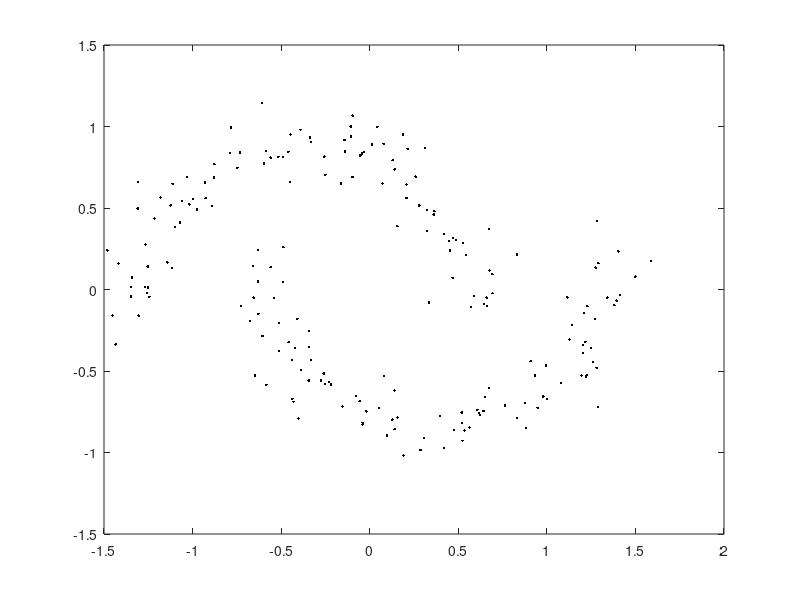

Write MATLAB code to recreate this figure. (Note: this script raises an error after producing the figure.)
clc, clear
X = load('data_moon.csv');
plot(X(:,1), X(:,2), 'k.');
%% 数据初始化
[n,~] = size(X); % 获取样本数n
W0 = zeros(n,n); % 全连接邻接矩阵
W = zeros(n,n);  % 经过k近邻提取后的邻接矩阵
D = zeros(n,n);  % 度矩阵,邻接矩阵每行的和被赋值到主对角线
Knear = 10;      % 前k个近邻
k_eigvec = 2;    % 前k小特征值对应特征向量
sigma = 0.8;     % 高斯核中的标准差
classCnt = 2;    % 聚类的个数
%% 1.图构造
% 1.1 构造一个全连接的邻接矩阵W0,使用高斯核作为距离度量,点对距离越近值越大
for i = 1:n
    for j = 1:n
        if i ~= j
            W0(i,j) = exp( -(norm(X(i,:) - X(j,:))^2)/(2*sigma.^2) ); % 第i个样本和第j个样本的距离
        end
    end
end
% 1.2 构造邻接矩阵W，使用k近邻对以上全连接邻接矩阵W0的每行进行降序排序，提取前k个值作为边(i,j)的权值(亲和度)
for i = 1:n
    [~,maxKIndex] = sort(W0(i,:),'descend');  % 将第i个点到其余n-1个点的高斯距离降序排序，取出降序后的索引maxKIndex
    W(i,maxKIndex(1 : Knear)) = W0(i,maxKIndex(1 : Knear)); % 将前Knear大个样本作为第i个样本的邻居，其余点与该点则无边相连
end
% 1.3 使不对称的W矩阵变为实对称矩阵
W = (W' + W)/2;
%%  2.计算度矩阵D
for i = 1:n
    D(i,i) = sum(W(i,:));
end
%%  3.构造拉普拉斯矩阵，并进行对称型归一化
L = D - W;
Lsym = D^(-0.5) * L * D^(-0.5);
%%  4.计算Lsym的前k_eigvec小的特征值和特征向量
[eigVecCol, eigValueDig] = eig(Lsym);  % 获取Lsym的所有特征向量(列向量返回)和特征值(对角矩阵返回)
eigValue = eigValueDig * ones(n,1); % 将特征值对角矩阵转换为一个列向量，方便排序
[~,minKIndex] = sort(eigValue, 'ascend');    % 特征值升序排序
%%  5.将前k小特征向量组合成U矩阵，并按行归一化得到T矩阵
U = eigVecCol(:,minKIndex(2 : k_eigvec + 1));   % 取出最前k_eigvec小个特征值(不包含0特征值)对应的索引,组合对应特征向量构建矩阵U
T = zeros(n,k_eigvec);
for i = 1:n
    for j = 1:k_eigvec
        T(i,j) = U(i,j)/norm(U(i));
    end
end
%%  6.使用k-means做最后的聚类
[label, cluster] = kmeans_func(T,classCnt);
%%  7.输出
%画出聚类结果
% figure(1);
% cmap = colormap;
% for i = 1:classCnt
%     tmp_data = X(label==i,:);
%     ic = int8((i*64)/(classCnt*1));
%     col = cmap(ic,:);
%     plot(tmp_data(:,1),tmp_data(:,2),'o','MarkerSize',2,'MarkerFaceColor',col,'MarkerEdgeColor',col);
%  %   set(gca,'XTick',[0:5:15]) %改变x轴坐标间隔显示 这里间隔为2
%     hold on;
% end

x_1 = X(label == 1,:);
x_2 = X(label == 2,:);
%x_3 = X(label == 3,:);
plot(x_1(:,1), x_1(:,2), 'r.'); hold on; plot(x_2(:,1), x_2(:,2), 'b.');
%plot(x_3(:,1), x_3(:,2), 'y.')
title('谱聚类效果,Knear=10,sigma=0.8')
